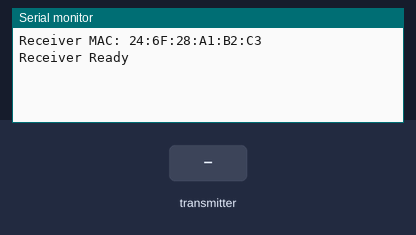
The sketch below on a simulated ESP32. Shown: the last lines printed to the serial monitor. Inputs (shaded band) come from the test bench.

Above: at 1.2 s.
1.3 s: the transmitter starts sending id = 0
At 1.61 s:
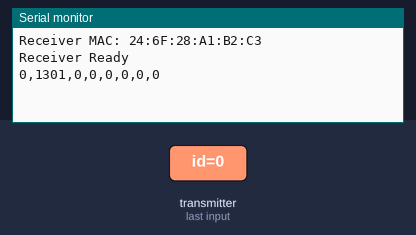
3.3 s: the transmitter starts sending ax = 1024
At 3.61 s:
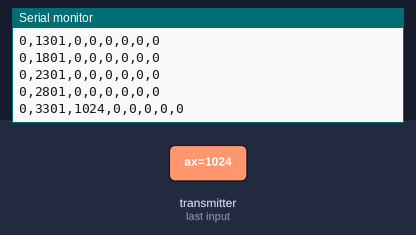
4.8 s: the transmitter starts sending ay = 1024
At 5.11 s:
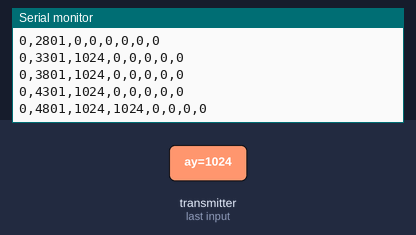
6.3 s: the transmitter starts sending az = 1024
At 6.61 s:
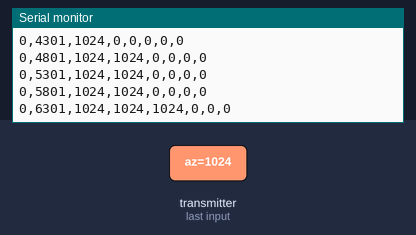
7.8 s: the transmitter starts sending gx = 1024
At 8.11 s:
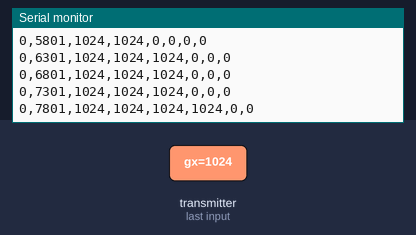
9.3 s: the transmitter starts sending gy = 1024
At 9.61 s:
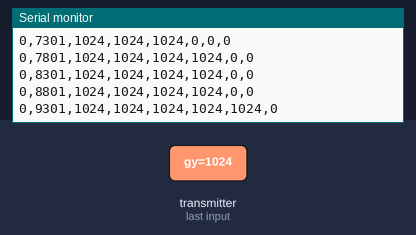
Timing chart, 0 to 11.8 s (numbered marks = the images above; inputs shaded):
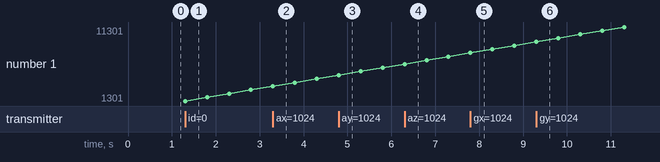

Measured:
- after the input at 1.3 s, the serial monitor: prints a new line at once (image 1)
- after the input at 3.3 s, the serial monitor: prints a new line at once (image 2)
- after the input at 4.8 s, the serial monitor: prints a new line at once (image 3)
- after the input at 6.3 s, the serial monitor: prints a new line at once (image 4)
- after the input at 7.8 s, the serial monitor: prints a new line at once (image 5)
- after the input at 9.3 s, the serial monitor: prints a new line at once (image 6)

The sketch:

reciver.ino
```cpp
#include <WiFi.h>
#include <esp_now.h>

typedef struct {
  uint8_t id;
  int16_t ax;
  int16_t ay;
  int16_t az;
  int16_t gx;
  int16_t gy;
  int16_t gz;
} SensorData;

SensorData data;

void onReceive(const esp_now_recv_info_t *info,
               const uint8_t *incomingData,
               int len)
{
  memcpy(&data, incomingData, sizeof(data));

  Serial.print(data.id);
  Serial.print(",");

  Serial.print(millis());
  Serial.print(",");

  Serial.print(data.ax);
  Serial.print(",");

  Serial.print(data.ay);
  Serial.print(",");

  Serial.print(data.az);
  Serial.print(",");

  Serial.print(data.gx);
  Serial.print(",");

  Serial.print(data.gy);
  Serial.print(",");

  Serial.println(data.gz);
}

void setup()
{
  Serial.begin(115200);

  WiFi.mode(WIFI_STA);

  Serial.print("Receiver MAC: ");
  Serial.println(WiFi.macAddress());

  if (esp_now_init() != ESP_OK)
  {
    Serial.println("ESP-NOW Init Failed");
    while (1);
  }

  esp_now_register_recv_cb(onReceive);

  Serial.println("Receiver Ready");
}

void loop()
{
}
```
